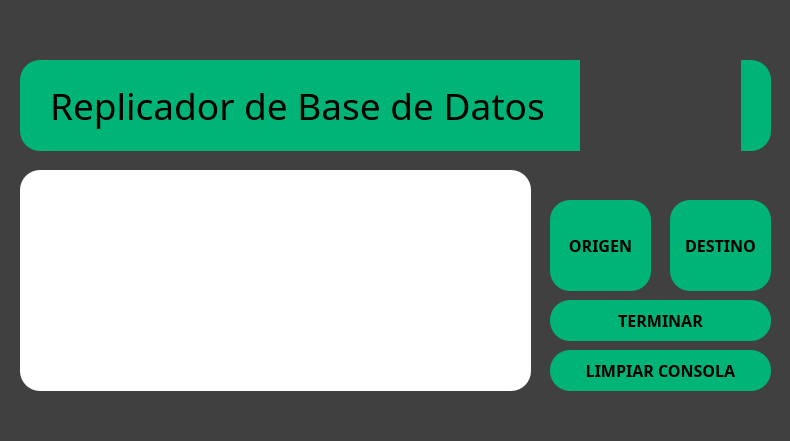
<?xml version="1.0" encoding="UTF-8"?>
<ui version="4.0">
 <class>MainWindow</class>
 <widget class="QMainWindow" name="MainWindow">
  <property name="geometry">
   <rect>
    <x>0</x>
    <y>0</y>
    <width>790</width>
    <height>441</height>
   </rect>
  </property>
  <property name="windowTitle">
   <string>MainWindow</string>
  </property>
  <property name="styleSheet">
   <string notr="true">background-color: rgb(64, 64, 64);</string>
  </property>
  <widget class="QWidget" name="centralwidget">
   <widget class="QLabel" name="label">
    <property name="geometry">
     <rect>
      <x>20</x>
      <y>60</y>
      <width>751</width>
      <height>91</height>
     </rect>
    </property>
    <property name="sizePolicy">
     <sizepolicy hsizetype="Expanding" vsizetype="Expanding">
      <horstretch>0</horstretch>
      <verstretch>50</verstretch>
     </sizepolicy>
    </property>
    <property name="font">
     <font>
      <family>Sitka Subheading</family>
      <pointsize>28</pointsize>
     </font>
    </property>
    <property name="styleSheet">
     <string notr="true">QLabel{
background-color: rgb(0, 180, 119);
border-radius:20px;
}</string>
    </property>
    <property name="text">
     <string>Replicador de Base de Datos</string>
    </property>
    <property name="margin">
     <number>10</number>
    </property>
    <property name="indent">
     <number>30</number>
    </property>
   </widget>
   <widget class="QPushButton" name="btnOrigen">
    <property name="geometry">
     <rect>
      <x>550</x>
      <y>200</y>
      <width>101</width>
      <height>91</height>
     </rect>
    </property>
    <property name="font">
     <font>
      <family>Book Antiqua</family>
      <pointsize>12</pointsize>
      <weight>75</weight>
      <bold>true</bold>
     </font>
    </property>
    <property name="cursor">
     <cursorShape>PointingHandCursor</cursorShape>
    </property>
    <property name="styleSheet">
     <string notr="true">QPushButton {
background-color: rgb(0, 180, 119);
border-radius:20px;
}

QPushButton:hover {
   background-color: rgb(0, 220, 119);
}</string>
    </property>
    <property name="text">
     <string>ORIGEN</string>
    </property>
   </widget>
   <widget class="QPushButton" name="btnDestino">
    <property name="geometry">
     <rect>
      <x>670</x>
      <y>200</y>
      <width>101</width>
      <height>91</height>
     </rect>
    </property>
    <property name="font">
     <font>
      <family>Book Antiqua</family>
      <pointsize>12</pointsize>
      <weight>75</weight>
      <bold>true</bold>
     </font>
    </property>
    <property name="cursor">
     <cursorShape>PointingHandCursor</cursorShape>
    </property>
    <property name="styleSheet">
     <string notr="true">QPushButton{
background-color: rgb(0, 180, 119);
border-radius:20px;
}

QPushButton:hover {
   background-color: rgb(0, 220, 119);
}</string>
    </property>
    <property name="text">
     <string>DESTINO</string>
    </property>
   </widget>
   <widget class="QLabel" name="label_2">
    <property name="geometry">
     <rect>
      <x>580</x>
      <y>30</y>
      <width>161</width>
      <height>151</height>
     </rect>
    </property>
    <property name="styleSheet">
     <string notr="true">QLabel{
border-radius:20px;
}
</string>
    </property>
    <property name="text">
     <string/>
    </property>
    <property name="textFormat">
     <enum>Qt::AutoText</enum>
    </property>
    <property name="pixmap">
     <pixmap>logo.png</pixmap>
    </property>
    <property name="scaledContents">
     <bool>false</bool>
    </property>
    <property name="wordWrap">
     <bool>false</bool>
    </property>
    <property name="margin">
     <number>-15</number>
    </property>
   </widget>
   <widget class="QPushButton" name="btnCerrar">
    <property name="geometry">
     <rect>
      <x>550</x>
      <y>300</y>
      <width>221</width>
      <height>41</height>
     </rect>
    </property>
    <property name="font">
     <font>
      <family>Book Antiqua</family>
      <pointsize>12</pointsize>
      <weight>75</weight>
      <bold>true</bold>
     </font>
    </property>
    <property name="cursor">
     <cursorShape>PointingHandCursor</cursorShape>
    </property>
    <property name="styleSheet">
     <string notr="true">QPushButton{
background-color: rgb(0, 180, 119);
border-radius:20px;
}

QPushButton:hover {
   background-color: rgb(0, 220, 119);
}</string>
    </property>
    <property name="text">
     <string>TERMINAR</string>
    </property>
   </widget>
   <widget class="QPlainTextEdit" name="txtSalida">
    <property name="geometry">
     <rect>
      <x>20</x>
      <y>170</y>
      <width>511</width>
      <height>221</height>
     </rect>
    </property>
    <property name="font">
     <font>
      <family>Book Antiqua</family>
      <pointsize>12</pointsize>
      <weight>75</weight>
      <bold>true</bold>
     </font>
    </property>
    <property name="styleSheet">
     <string notr="true">background-color: rgb(255, 255, 255);
border-radius:20px;
</string>
    </property>
   </widget>
   <widget class="QPushButton" name="btnLimpiar">
    <property name="geometry">
     <rect>
      <x>550</x>
      <y>350</y>
      <width>221</width>
      <height>41</height>
     </rect>
    </property>
    <property name="font">
     <font>
      <family>Book Antiqua</family>
      <pointsize>12</pointsize>
      <weight>75</weight>
      <bold>true</bold>
     </font>
    </property>
    <property name="cursor">
     <cursorShape>PointingHandCursor</cursorShape>
    </property>
    <property name="styleSheet">
     <string notr="true">QPushButton{
background-color: rgb(0, 180, 119);
border-radius:20px;
}

QPushButton:hover {
   background-color: rgb(0, 220, 119);
}</string>
    </property>
    <property name="text">
     <string>LIMPIAR CONSOLA</string>
    </property>
   </widget>
  </widget>
  <widget class="QMenuBar" name="menubar">
   <property name="geometry">
    <rect>
     <x>0</x>
     <y>0</y>
     <width>790</width>
     <height>26</height>
    </rect>
   </property>
  </widget>
  <widget class="QStatusBar" name="statusbar"/>
 </widget>
 <resources>
  <include location="style.qrc"/>
 </resources>
 <connections/>
</ui>
